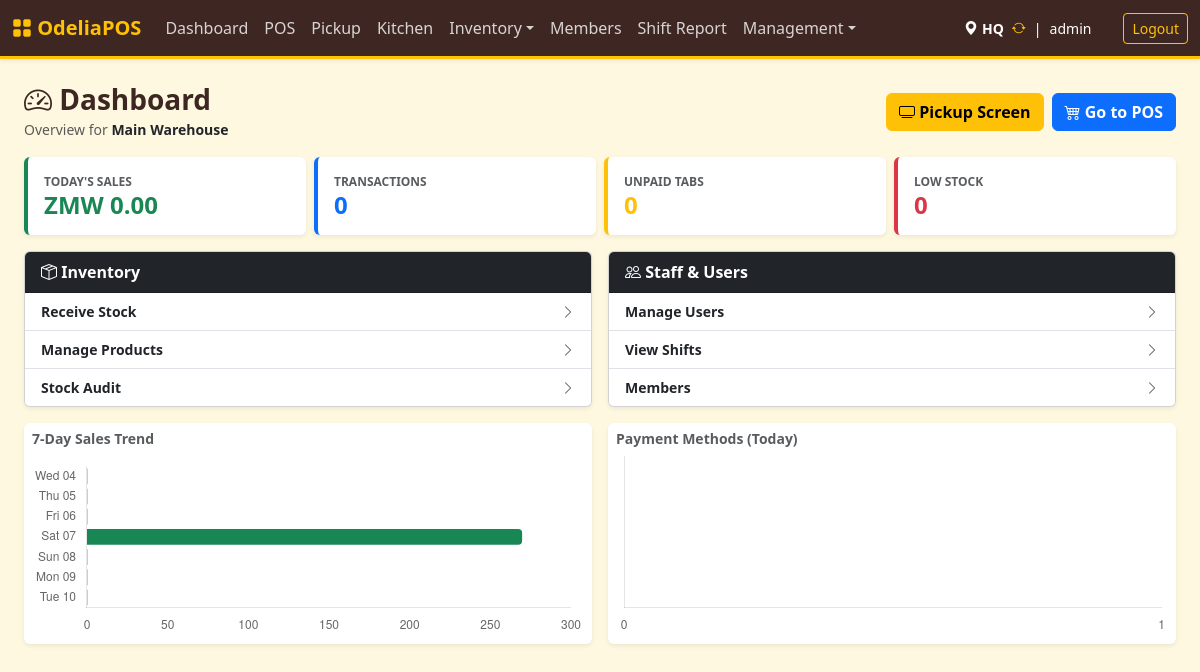
Before: /index.php?page=dashboard (signed in) with the older database file.
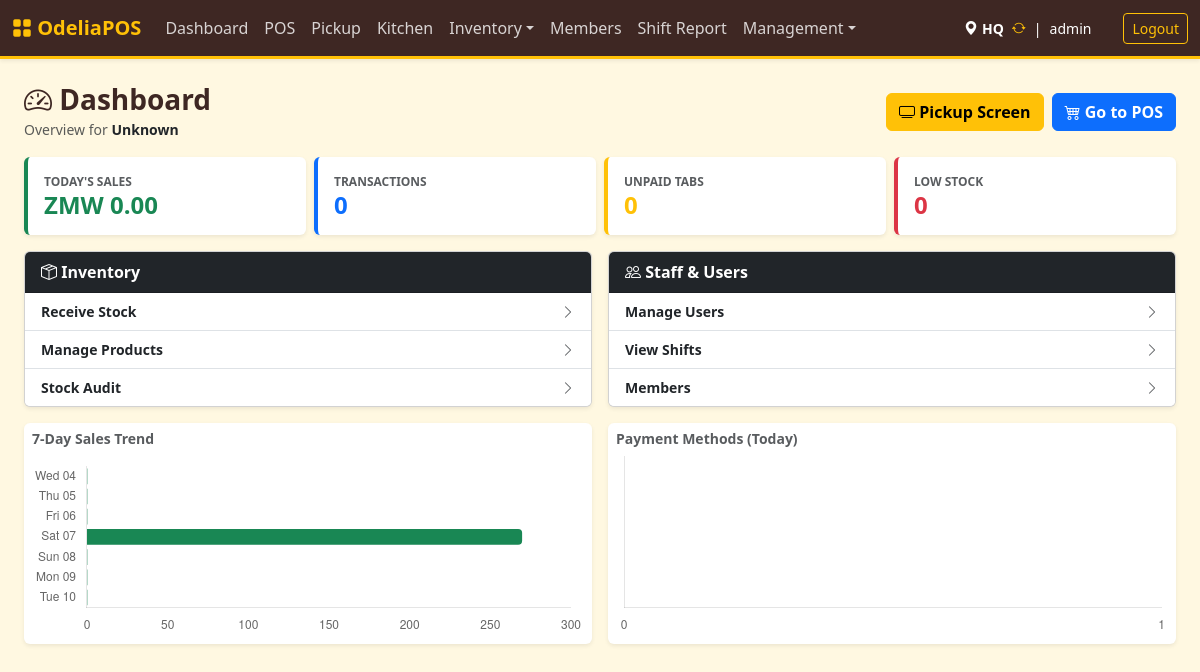
After: the same page with the newer database file.
### tables this page shows
CREATE TABLE `locations` (
  `id` int NOT NULL AUTO_INCREMENT,
  `name` varchar(50) NOT NULL,
  `type` enum('store','kitchen','bar','warehouse') NOT NULL DEFAULT 'store',
  `can_sell` tinyint(1) DEFAULT '1',
  `can_receive_from_vendor` tinyint(1) DEFAULT '0',
  `address` text,
  `phone` varchar(50) DEFAULT '555-0000',
  PRIMARY KEY (`id`)
);

### src/dashboard.php (called while the page is built, shortened)
<?php
$dashLocId = $_SESSION['pos_location_id'] ?? $_SESSION['location_id'] ?? 0;
$params = [];
$locSql = "";
if ($dashLocId > 0) {
    $locSql = " AND location_id = ?";
    $params[] = $dashLocId;
}
$todaySales = $pdo->prepare("SELECT SUM(final_total) FROM sales WHERE DATE(created_at) = CURDATE() AND payment_status = 'paid'" . $locSql);
$todaySales->execute($params);
$todaySales = $todaySales->fetchColumn() ?: 0.00;
$todayTransactions = $pdo->prepare("SELECT COUNT(*) FROM sales WHERE DATE(created_at) = CURDATE() AND payment_status = 'paid'" . $locSql);
$todayTransactions->execute($params);
$todayTransactions = $todayTransactions->fetchColumn() ?: 0;
$unpaidTabs = $pdo->prepare("SELECT COUNT(*) FROM sales WHERE payment_status = 'pending'" . $locSql);
$unpaidTabs->execute($params);
$unpaidTabs = $unpaidTabs->fetchColumn() ?: 0;
$lowStockSql = ($dashLocId > 0) ? "SELECT COUNT(*) FROM inventory WHERE location_id = ? AND quantity <= 5" : "SELECT COUNT(*) FROM inventory WHERE quantity <= 5";
$lowStockStmt = $pdo->prepare($lowStockSql);
if ($dashLocId > 0) $lowStockStmt->execute([$dashLocId]); else $lowStockStmt->execute();
$lowStockCount = $lowStockStmt->fetchColumn();
$dates = [];
$salesData = [];
for ($i = 6; $i >= 0; $i--) {
    $date = date('Y-m-d', strtotime("-$i days"));
    $dates[] = date('D d', strtotime($date));
    $dSql = "SELECT SUM(final_total) FROM sales WHERE DATE(created_at) = ? AND payment_status = 'paid'" . $locSql;
    $dParams = array_merge([$date], $params);
    $stmt = $pdo->prepare($dSql);
    $stmt->execute($dParams);
    $salesData[] = $stmt->fetchColumn() ?: 0;
}
$pmSql = "SELECT payment_method, COUNT(*) as count FROM sales WHERE DATE(created_at) = CURDATE() AND payment_status = 'paid'" . $locSql . " GROUP BY payment_method";
$stmt = $pdo->prepare($pmSql);
$stmt->execute($params);
$pmData = $stmt->fetchAll(PDO::FETCH_KEY_PAIR);
if ($dashLocId > 0) {
    $stmt = $pdo->prepare("SELECT name FROM locations WHERE id = ?");
    $stmt->execute([$dashLocId]);
    $dashLocName = $stmt->fetchColumn() ?: "Unknown";
}
?>

### templates/dashboard.php (the view, shortened to what the changed rows need)
<div class="d-flex justify-content-between align-items-center mb-3">
    <div>
        <h3 class="fw-bold mb-0"><i class="bi bi-speedometer2"></i> Dashboard</h3>
        <span class="text-muted small">Overview for <strong class="text-dark"><?= htmlspecialchars($dashLocName ?? 'All') ?></strong></span>
    </div>
    <div class="d-flex gap-2">
        <button class="btn btn-warning fw-bold position-relative" onclick="showPickupModal()">
            <i class="bi bi-tv"></i> Pickup Screen
        </button>
        <a href="index.php?page=pos" class="btn btn-primary fw-bold"><i class="bi bi-cart4"></i> Go to POS</a>
    </div>
</div>
<div class="row g-2 mb-3">
    <div class="col-md-3 col-6">
        <div class="card border-0 shadow-sm h-100 border-start border-4 border-success">
            <div class="card-body p-3">
                <div class="text-muted small text-uppercase fw-bold" style="font-size: 0.75rem;">Today's Sales</div>
                <div class="h4 fw-bold text-success mb-0">ZMW <?= number_format($todaySales ?? 0, 2) ?></div>
            </div>
        </div>
    </div>
    <div class="col-md-3 col-6">
        <div class="card border-0 shadow-sm h-100 border-start border-4 border-primary">
            <div class="card-body p-3">
                <div class="text-muted small text-uppercase fw-bold" style="font-size: 0.75rem;">Transactions</div>
                <div class="h4 fw-bold text-primary mb-0"><?= number_format($todayTransactions ?? 0) ?></div>
            </div>
        </div>
    </div>
    <div class="col-md-3 col-6">
        <div class="card border-0 shadow-sm h-100 border-start border-4 border-warning">
            <div class="card-body p-3 position-relative">
                <div class="text-muted small text-uppercase fw-bold" style="font-size: 0.75rem;">Unpaid Tabs</div>
                <div class="h4 fw-bold text-warning mb-0"><?= number_format($unpaidTabs ?? 0) ?></div>
            </div>
        </div>
    </div>
    <div class="col-md-3 col-6">
        <div class="card border-0 shadow-sm h-100 border-start border-4 border-danger">
            <div class="card-body p-3">
                <div class="text-muted small text-uppercase fw-bold" style="font-size: 0.75rem;">Low Stock</div>
                <div class="h4 fw-bold text-danger mb-0"><?= number_format($lowStockCount ?? 0) ?></div>
            </div>
        </div>
    </div>
</div>
<div class="row g-3 mb-3">
    <div class="col-md-6">
        <div class="card shadow-sm h-100">
            <div class="card-header bg-dark text-white fw-bold py-2"><i class="bi bi-box-seam"></i> Inventory</div>
            <div class="list-group list-group-flush small fw-bold">
                <a href="index.php?page=receive_stock" class="list-group-item list-group-item-action d-flex justify-content-between align-items-center">Receive Stock <i class="bi bi-chevron-right text-muted"></i></a>
                <a href="index.php?page=receive_stock" class="list-group-item list-group-item-action d-flex justify-content-between align-items-center">Manage Products <i class="bi bi-chevron-right text-muted"></i></a>
                <a href="index.php?page=audit" class="list-group-item list-group-item-action d-flex justify-content-between align-items-center">Stock Audit <i class="bi bi-chevron-right text-muted"></i></a>
            </div>
        </div>
    </div>
    <div class="col-md-6">
        <div class="card shadow-sm h-100">
            <div class="card-header bg-dark text-white fw-bold py-2"><i class="bi bi-people"></i> Staff & Users</div>
            <div class="list-group list-group-flush small fw-bold">
                <a href="index.php?page=users" class="list-group-item list-group-item-action d-flex justify-content-between align-items-center">Manage Users <i class="bi bi-chevron-right text-muted"></i></a>
                <a href="index.php?page=Shifts" class="list-group-item list-group-item-action d-flex justify-content-between align-items-center">View Shifts <i class="bi bi-chevron-right text-muted"></i></a>
                <a href="index.php?page=members" class="list-group-item list-group-item-action d-flex justify-content-between align-items-center">Members <i class="bi bi-chevron-right text-muted"></i></a>
            </div>
        </div>
    </div>
</div>
<div class="row g-3 mb-4">
    <div class="col-md-6">
        <div class="card shadow-sm border-0 h-100">
            <div class="card-body p-2">
                <h6 class="card-title text-muted small fw-bold mb-2">7-Day Sales Trend</h6>
                <div style="height: 180px;">
                    <canvas id="salesChart"></canvas>
                </div>
            </div>
        </div>
    </div>
    <div class="col-md-6">
        <div class="card shadow-sm border-0 h-100">
            <div class="card-body p-2">
                <h6 class="card-title text-muted small fw-bold mb-2">Payment Methods (Today)</h6>
                <div style="height: 180px;">
                    <canvas id="paymentChart"></canvas>
                </div>
            </div>
        </div>
    </div>
</div>
<script>
function showPickupModal() {
    document.getElementById('pickupFrame').src = "index.php?page=pickup&embedded=1";
    new bootstrap.Modal(document.getElementById('pickupModal')).show();
}
// Badge Poller
setInterval(function() {
    fetch('api/check_ready_orders.php').then(r => r.json()).then(data => {
        const badge = document.getElementById('readyBadge');
        if(data && data.count > 0) { badge.innerText = data.count; badge.style.display = 'block'; }
        else { badge.style.display = 'none'; }
    }).catch(e => console.log('Pickup poller inactive'));
}, 5000);
document.addEventListener('DOMContentLoaded', function() {
    // 1. Horizontal Sales Chart
    new Chart(document.getElementById('salesChart').getContext('2d'), {
        type: 'bar',
        data: {
            labels: <?= json_encode($dates) ?>,
            datasets: [{
                label: 'Revenue (ZMW)',
                data: <?= json_encode($salesData) ?>,
                backgroundColor: '#198754',
                barThickness: 15,
                borderRadius: 4
            }]
        },
        options: {
            indexAxis: 'y', // Makes it horizontal
            responsive: true,
            maintainAspectRatio: false,
            plugins: { legend: { display: false } },
            scales: { x: { grid: { display: false } }, y: { grid: { display: false } } }
        }
    });
    // 2. Horizontal Payment Chart
    const payData = <?= json_encode($pmData) ?>;
    new Chart(document.getElementById('paymentChart').getContext('2d'), {
        type: 'bar',
        data: {
            labels: Object.keys(payData),
            datasets: [{
                label: 'Transactions',
                data: Object.values(payData),
                backgroundColor: ['#0d6efd', '#ffc107', '#dc3545', '#6c757d'],
                barThickness: 15,
                borderRadius: 4
            }]
        },
        options: {
            indexAxis: 'y',
            responsive: true,
            maintainAspectRatio: false,
            plugins: { legend: { display: false } },
            scales: { x: { ticks: { precision:0 }, grid: { display: false } }, y: { grid: { display: false } } }
        }
    });
});
</script>

Changed rows visible on the page:
removed locations: name "Main Warehouse"
Other visible differences:
$dashLocName: (not shown) → "Unknown"
